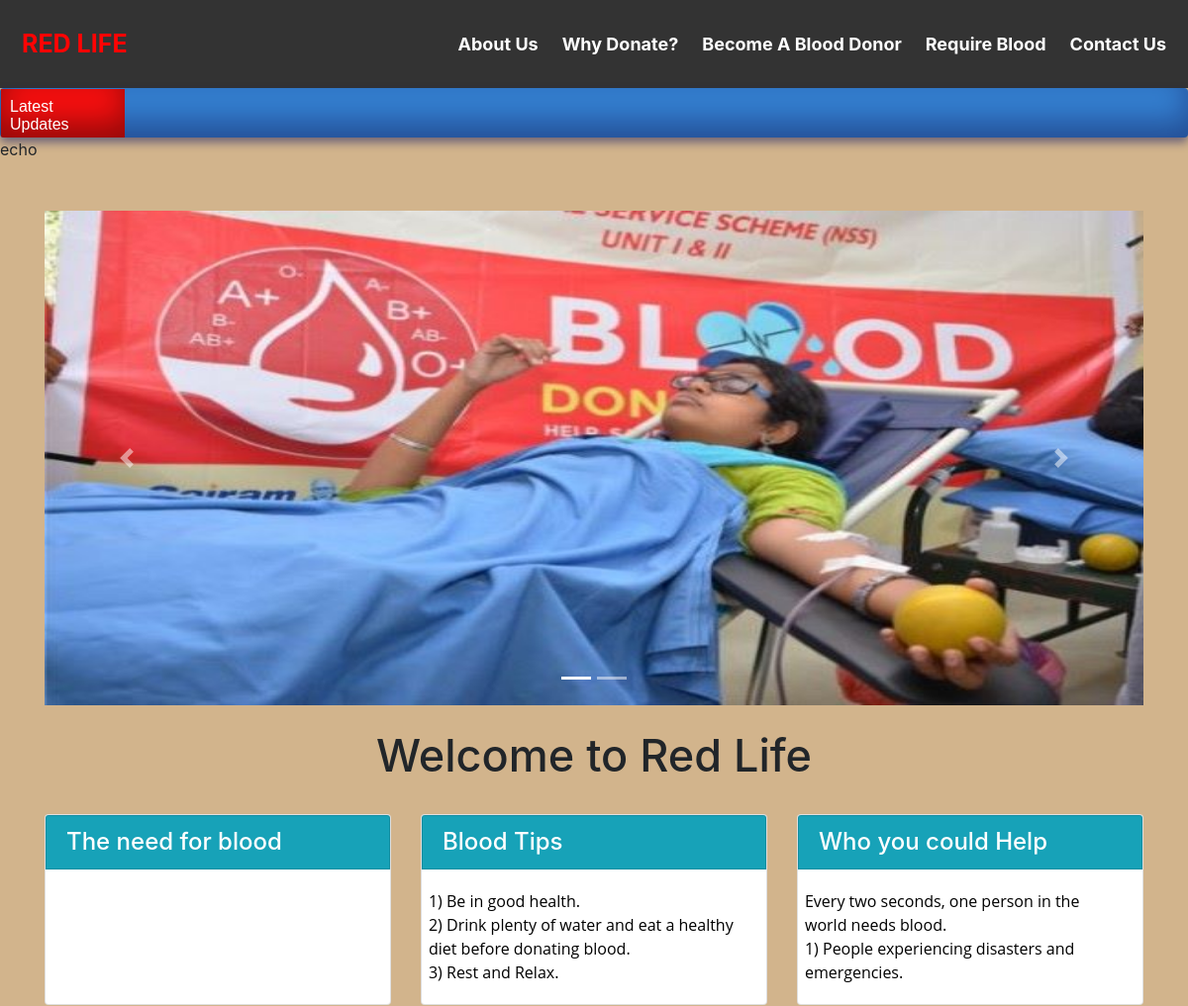
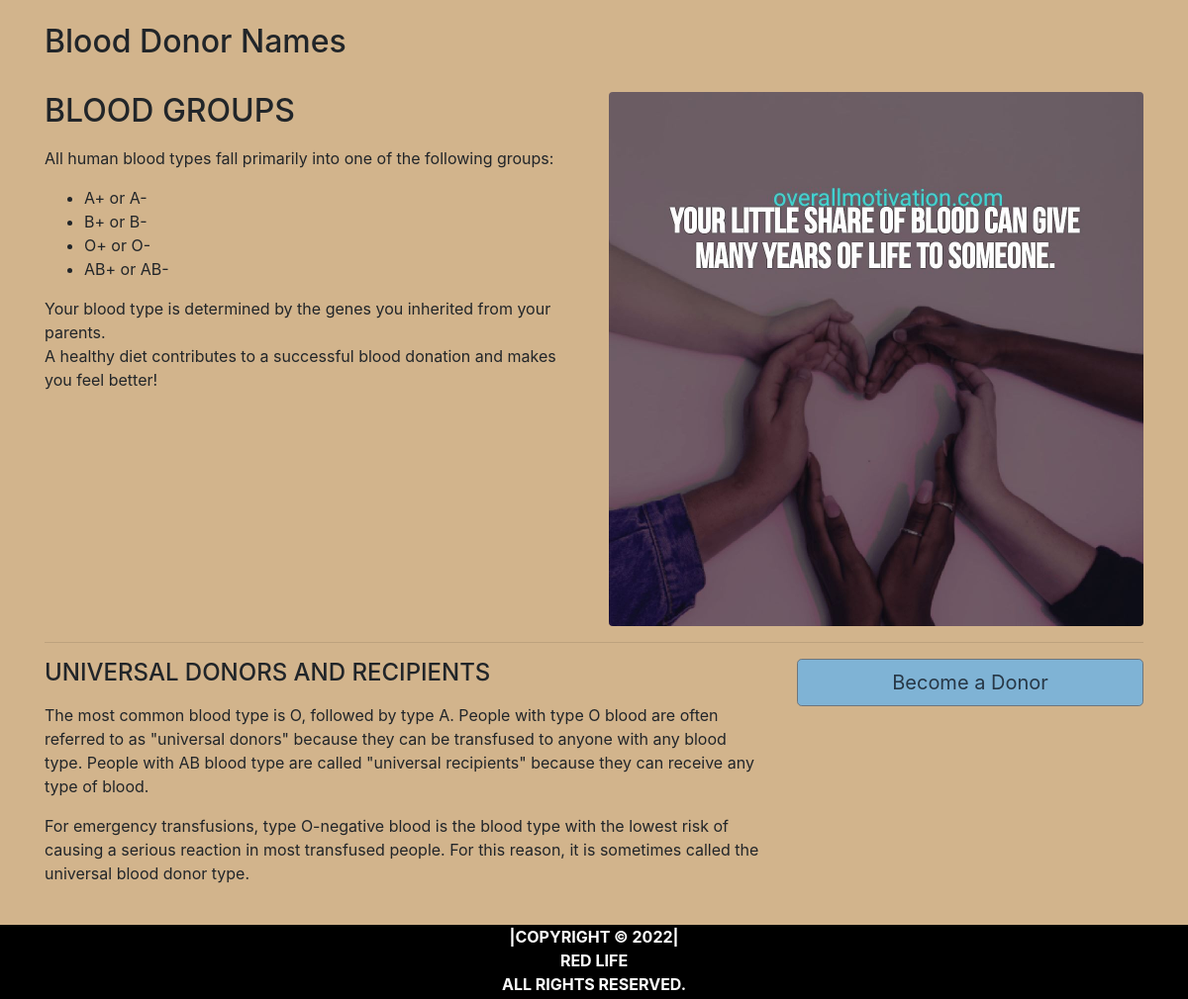
The app's page /home.php with its own data (2 pictures, top to bottom).
### tables this page shows
create table pages(
page_id int NOT NULL auto_increment UNIQUE,
page_name varchar(255) NOT NULL,
page_type varchar(255) NOT NULL,
page_data longtext NOT NULL
);

### home.php (the view, shortened to what this page needs)
<!DOCTYPE html>
<html lang="en">
<head>
  <link rel="stylesheet" href="https://maxcdn.bootstrapcdn.com/bootstrap/4.5.2/css/bootstrap.min.css">
</head>
<body>
<div class="header">
<?php
include('head.php'); ?>
</div>
<?php include'ticker.php'; ?>
echo <body style="background-color:rgb(210,180,140);">
  <div id="page-container" style="margin-top:50px; position: relative;min-height: 84vh;   ">
    <div class="container">
    <div id="content-wrap"style="padding-bottom:75px;">
  <div id="demo" class="carousel slide" data-ride="carousel">
    <ul class="carousel-indicators">
      <li data-target="#demo" data-slide-to="0" class="active"></li>
      <li data-target="#demo" data-slide-to="1"></li>
    </ul>
    <div class="carousel-inner">
      <div class="carousel-item active">
        <img src="image\_107317099_blooddonor976.jpg" alt="image\_107317099_blooddonor976.jpg" width="100%" height="500">
      </div>
    </div>
    <a class="carousel-control-prev" href="#demo" data-slide="prev">
      <span class="carousel-control-prev-icon"></span>
    </a>
    <a class="carousel-control-next" href="#demo" data-slide="next">
      <span class="carousel-control-next-icon"></span>
    </a>
  </div>
<br>
        <h1 style="text-align:center;font-size:45px;">Welcome to Red Life</h1>
<br>
        <div class="row">
            <div class="col-lg-4 mb-4">
                <div class="card">
                    <h4 class="card-header card bg-info text-white" >The need for blood</h4>
                        <p class="card-body overflow-auto" style="padding-left:2%;height:120px;text-align:left;">
                         </p>
                </div>
            </div>
            <div class="col-lg-4 mb-4">
                <div class="card">
                    <h4 class="card-header card bg-info text-white">Blood Tips</h4>
                    <p class="card-body overflow-auto" style="padding-left:2%;height:120px;text-align:left;">
                      <?php
                        include 'conn.php';
                        $sql=$sql= "select * from pages where page_type='bloodtips'";
                        $result=mysqli_query($conn,$sql);
                        if(mysqli_num_rows($result)>0)   {
                            while($row = mysqli_fetch_assoc($result)) {
                              echo $row['page_data'];
                            }
                          }
                       ?>
                     </p>
                        </div>
            </div>
            <div class="col-lg-4 mb-4">
                <div class="card">
                    <h4 class="card-header card bg-info text-white" >Who you could Help</h4>
                    <p class="card-body overflow-auto" style="padding-left:2%;height:120px;text-align:left;">
                      <?php
                        include 'conn.php';
                        $sql=$sql= "select * from pages where page_type='whoyouhelp'";
                        $result=mysqli_query($conn,$sql);
                        if(mysqli_num_rows($result)>0)   {
                            while($row = mysqli_fetch_assoc($result)) {
                              echo $row['page_data'];
                            }
                          }
                       ?>
                     </p>
                        </div>
            </div>
</div>
        <h2>Blood Donor Names</h2>
<br>
        <div class="row">
            <div class="col-lg-6">
                <h2>BLOOD GROUPS</h2>
                <p>
                  <?php
                    include 'conn.php';
                    $sql=$sql= "select * from pages where page_type='bloodgroups'";
                    $result=mysqli_query($conn,$sql);
                    if(mysqli_num_rows($result)>0)   {
                        while($row = mysqli_fetch_assoc($result)) {
                          echo $row['page_data'];
                        }
                      }
                   ?></p>
            </div>
            <div class="col-lg-6">
                <img class="img-fluid rounded" src="image\blood_donationcover.jpeg" alt="" >
            </div>
        </div>
        <hr>
        <div class="row mb-4">
            <div class="col-md-8">
            <h4>UNIVERSAL DONORS AND RECIPIENTS</h4>
            <p>
              <?php
                include 'conn.php';
                $sql=$sql= "select * from pages where page_type='universal'";
                $result=mysqli_query($conn,$sql);
                if(mysqli_num_rows($result)>0)   {
                    while($row = mysqli_fetch_assoc($result)) {
                      echo $row['page_data'];
                    }
                  }
               ?></p>
              </div>
            <div class="col-md-4">
                <a class="btn btn-lg btn-secondary btn-block" href="donate_blood.php" style="align:center; background-color:#7FB3D5;color:#273746 ">Become a Donor </a>
            </div>
        </div>
    </div>
  </div>
  <?php include('footer.php');?>
</div>
</body>
</html>

### head.php (style rules this page uses)
.header { overflow:hidden; background-color: #333; top: 0; width:100%; padding: 10px 5px; color:#FF0404 ; }

### records on screen
pages: page_data "1) Be in good health. 2) Drink plenty of water and eat a healthy diet before donating blood. 3) Rest and Relax."
pages: page_data "Every two seconds, one person in the world needs blood. 1) People experiencing disasters and emergencies."
pages: page_data "All human blood types fall primarily into one of the following groups: A+ or A- B+ or B- O+ or O- AB+ or AB- Your blood type is determined by the genes you inherited from your parents. A healthy diet contributes to a successful blood donation and makes you feel better!"
pages: page_data "The most common blood type is O, followed by type A. People with type O blood are often referred to as \"universal donors\" because they can be transfused to anyone with any blood type. People with AB blood type are called \"universal recipients\" because they can receive any type of blood. For emergency transfusions, type O-negative blood is the blood type with the lowest risk of causing a serious reaction in most transfused people. For this reason, it is sometimes called the universal blood donor type."
